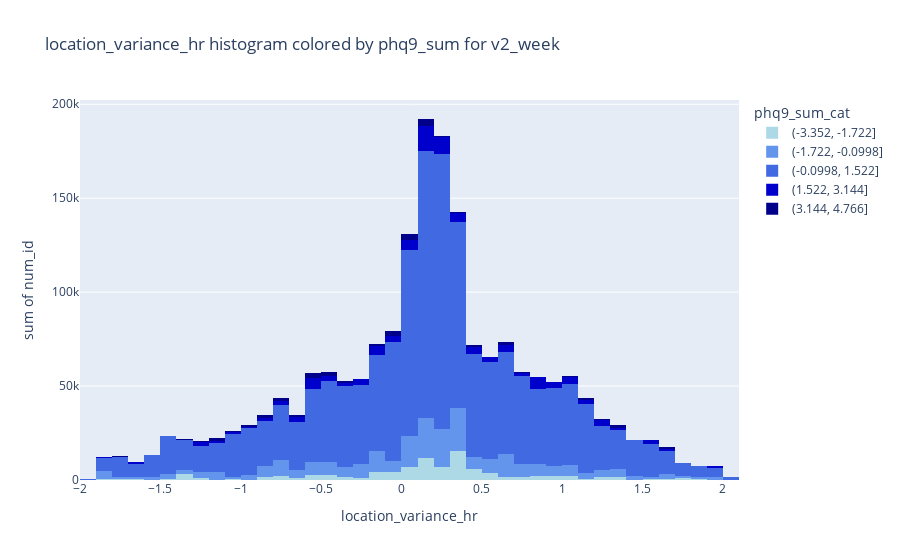
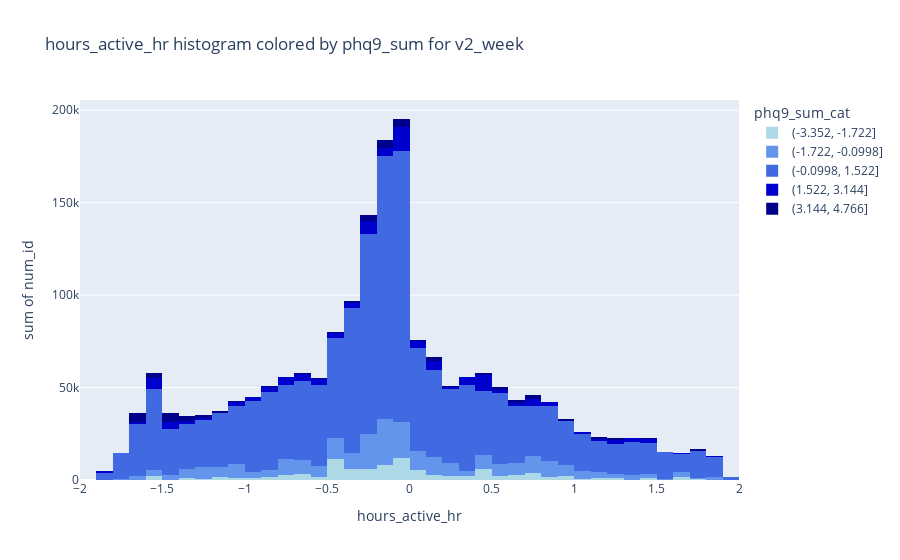
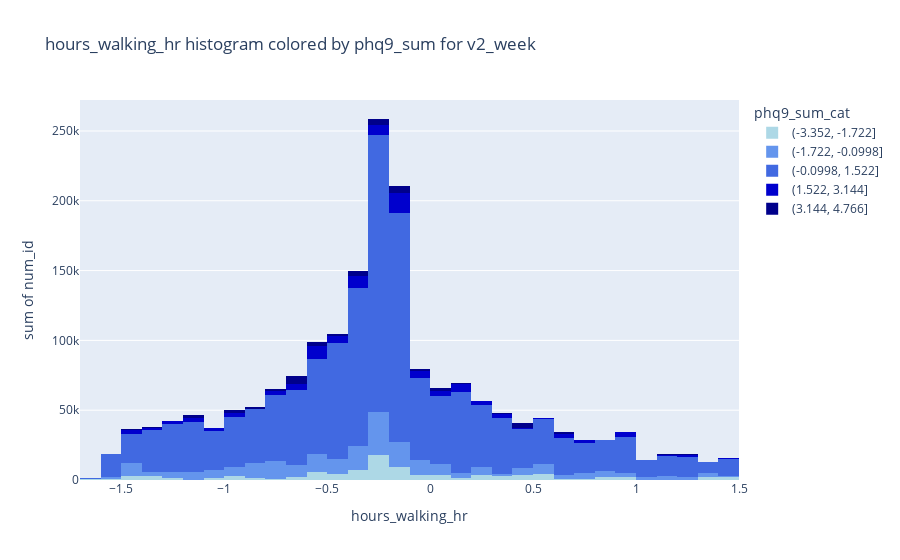
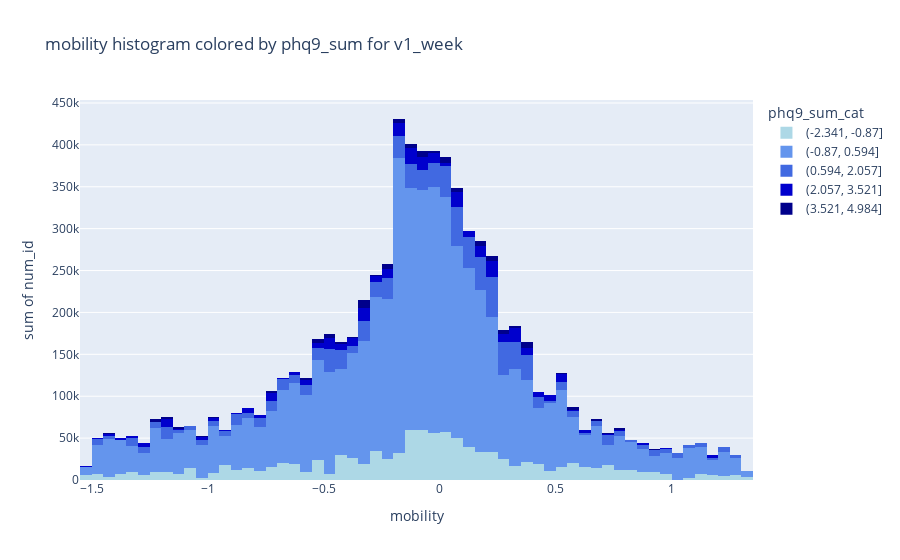

Source (notebook cell) for these figures, in order:
### Code cell
mobility_cols = ['location_variance_hr','hours_active_hr','hours_walking_hr','mobility','mobility_radius']
target = 'phq9_sum'
colors = {
    0: "rgb(173, 216, 230)",  # LightBlue
    1: "rgb(100, 149, 237)",  # CornflowerBlue
    2: "rgb(65, 105, 225)",   # RoyalBlue
    3: "rgb(0, 0, 205)",      # MediumBlue
    4: "rgb(0, 0, 139)"       # DarkBlue
}

for var in mobility_cols:
    for name in ['v1_week','v2_week']:
        df = pd.read_csv(os.path.join(brighten_dir, f'{name}_res.csv'))
        df[f'{target}_cat'] = pd.cut(df[target], bins=5)
        bin_labels = df[f'{target}_cat'].cat.categories  
        bin_sorted = bin_labels.sort_values()
        if var in df.columns and target in df.columns:
            df[var] = [float(i) for i in df[var].to_list()]
            df = df.copy()
            df_clean = drop_col_outliers_iqr(df, var)
            df_sorted = df_clean.sort_values(by=f'{target}_cat')
            #display(df_sorted)
            color_map = {
                bin_labels[0]: colors[0],
                bin_labels[1]: colors[1],
                bin_labels[2]: colors[2],
                bin_labels[3]: colors[3],
                bin_labels[4]: colors[4],
            }
            # labels_map = {
            #     bin_labels[0]: "low",
            #     bin_labels[1]: "medium low",
            #     bin_labels[2]: "medium",
            #     bin_labels[3]: "medium high",
            #     bin_labels[4]: "high",
            # }                                        


            fig = px.histogram(df_sorted, x=var, y='num_id', color=f'{target}_cat', color_discrete_map=color_map,
                                    category_orders={f"{target}_cat": [1, 2, 3, 4, 5]},# labels=labels_map,
                                    title=f'{var} histogram colored by {target} for {name}')
            fig.show()

### Figure 1 — Plotly figure (JSON) as saved in the notebook; plotly's stock layout.template omitted (floating-point values rounded to 4 significant figures; data arrays with more than 128 entries replaced by an {"elided": "..."} marker saying what was removed)
{"data": [{"bingroup": "x", "histfunc": "sum", "hovertemplate": "phq9_sum_cat=(-3.352, -1.722]<br>location_variance_hr=%{x}<br>sum of num_id=%{y}<extra></extra>", "legendgroup": "(-3.352, -1.722]", "marker": {"color": "rgb(173, 216, 230)", "pattern": {"shape": ""}}, "name": "(-3.352, -1.722]", "orientation": "v", "showlegend": true, "type": "histogram", "x": {"elided": "163 float values"}, "xaxis": "x", "y": {"elided": "163 float values"}, "yaxis": "y"}, {"bingroup": "x", "histfunc": "sum", "hovertemplate": "phq9_sum_cat=(-1.722, -0.0998]<br>location_variance_hr=%{x}<br>sum of num_id=%{y}<extra></extra>", "legendgroup": "(-1.722, -0.0998]", "marker": {"color": "rgb(100, 149, 237)", "pattern": {"shape": ""}}, "name": "(-1.722, -0.0998]", "orientation": "v", "showlegend": true, "type": "histogram", "x": {"elided": "383 float values"}, "xaxis": "x", "y": {"elided": "383 float values"}, "yaxis": "y"}, {"bingroup": "x", "histfunc": "sum", "hovertemplate": "phq9_sum_cat=(-0.0998, 1.522]<br>location_variance_hr=%{x}<br>sum of num_id=%{y}<extra></extra>", "legendgroup": "(-0.0998, 1.522]", "marker": {"color": "rgb(65, 105, 225)", "pattern": {"shape": ""}}, "name": "(-0.0998, 1.522]", "orientation": "v", "showlegend": true, "type": "histogram", "x": {"elided": "2300 float values"}, "xaxis": "x", "y": {"elided": "2300 float values"}, "yaxis": "y"}, {"bingroup": "x", "histfunc": "sum", "hovertemplate": "phq9_sum_cat=(1.522, 3.144]<br>location_variance_hr=%{x}<br>sum of num_id=%{y}<extra></extra>", "legendgroup": "(1.522, 3.144]", "marker": {"color": "rgb(0, 0, 205)", "pattern": {"shape": ""}}, "name": "(1.522, 3.144]", "orientation": "v", "showlegend": true, "type": "histogram", "x": {"elided": "141 float values"}, "xaxis": "x", "y": {"elided": "141 float values"}, "yaxis": "y"}, {"bingroup": "x", "histfunc": "sum", "hovertemplate": "phq9_sum_cat=(3.144, 4.766]<br>location_variance_hr=%{x}<br>sum of num_id=%{y}<extra></extra>", "legendgroup": "(3.144, 4.766]", "marker": {"color": "rgb(0, 0, 139)", "pattern": {"shape": ""}}, "name": "(3.144, 4.766]", "orientation": "v", "showlegend": true, "type": "histogram", "x": [-1.306, 0.3941, 0.1179, -1.143, 0.2493, -0.4601, 0.1832, 0.1614, 0.00889, 0.08859, 1.057, -0.3566, -1.272, 1.388, -0.1041, 0.4426, -0.6451, -0.866, -0.5658, -0.9866, 0.1361, 0.1461, 1.137, 0.6985, -0.0816, 1.981, -0.06272, 0.8087, -1.135, 0.1414, 1.248, 1.367, -0.001269, 1.482, 0.07522, 0.04188, 0.01505, 1.642, 0.6397, -0.8685, -1.797, 0.1681, 0.4183, -0.5411, -0.05483, -0.7647, 0.08097, 0.05044, -1.031, -0.5309, 0.7498, -0.7479, -0.4259, 0.1701], "xaxis": "x", "y": [415.0, 881.0, 823.0, 578.0, 891.0, 1064.0, 304.0, 466.0, 255.0, 466.0, 917.0, 803.0, 800.0, 917.0, 1039.0, 1039.0, 1072.0, 1072.0, 997.0, 1064.0, 466.0, 466.0, 1032.0, 1032.0, 213.0, 304.0, 1031.0, 313.0, 1031.0, 318.0, 304.0, 304.0, 1031.0, 304.0, 323.0, 323.0, 323.0, 1032.0, 241.0, 304.0, 1031.0, 341.0, 304.0, 834.0, 386.0, 762.0, 868.0, 692.0, 868.0, 868.0, 670.0, 1064.0, 1031.0, 801.0], "yaxis": "y"}], "layout": {"barmode": "relative", "legend": {"title": {"text": "phq9_sum_cat"}, "tracegroupgap": 0}, "title": {"text": "location_variance_hr histogram colored by phq9_sum for v2_week"}, "xaxis": {"anchor": "y", "domain": [0, 1], "title": {"text": "location_variance_hr"}}, "yaxis": {"anchor": "x", "domain": [0, 1], "title": {"text": "sum of num_id"}}}}

### Figure 2 — Plotly figure (JSON) as saved in the notebook; plotly's stock layout.template omitted (floating-point values rounded to 4 significant figures; data arrays with more than 128 entries replaced by an {"elided": "..."} marker saying what was removed)
{"data": [{"bingroup": "x", "histfunc": "sum", "hovertemplate": "phq9_sum_cat=(-3.352, -1.722]<br>hours_active_hr=%{x}<br>sum of num_id=%{y}<extra></extra>", "legendgroup": "(-3.352, -1.722]", "marker": {"color": "rgb(173, 216, 230)", "pattern": {"shape": ""}}, "name": "(-3.352, -1.722]", "orientation": "v", "showlegend": true, "type": "histogram", "x": {"elided": "167 float values"}, "xaxis": "x", "y": {"elided": "167 float values"}, "yaxis": "y"}, {"bingroup": "x", "histfunc": "sum", "hovertemplate": "phq9_sum_cat=(-1.722, -0.0998]<br>hours_active_hr=%{x}<br>sum of num_id=%{y}<extra></extra>", "legendgroup": "(-1.722, -0.0998]", "marker": {"color": "rgb(100, 149, 237)", "pattern": {"shape": ""}}, "name": "(-1.722, -0.0998]", "orientation": "v", "showlegend": true, "type": "histogram", "x": {"elided": "384 float values"}, "xaxis": "x", "y": {"elided": "384 float values"}, "yaxis": "y"}, {"bingroup": "x", "histfunc": "sum", "hovertemplate": "phq9_sum_cat=(-0.0998, 1.522]<br>hours_active_hr=%{x}<br>sum of num_id=%{y}<extra></extra>", "legendgroup": "(-0.0998, 1.522]", "marker": {"color": "rgb(65, 105, 225)", "pattern": {"shape": ""}}, "name": "(-0.0998, 1.522]", "orientation": "v", "showlegend": true, "type": "histogram", "x": {"elided": "2325 float values"}, "xaxis": "x", "y": {"elided": "2325 float values"}, "yaxis": "y"}, {"bingroup": "x", "histfunc": "sum", "hovertemplate": "phq9_sum_cat=(1.522, 3.144]<br>hours_active_hr=%{x}<br>sum of num_id=%{y}<extra></extra>", "legendgroup": "(1.522, 3.144]", "marker": {"color": "rgb(0, 0, 205)", "pattern": {"shape": ""}}, "name": "(1.522, 3.144]", "orientation": "v", "showlegend": true, "type": "histogram", "x": {"elided": "147 float values"}, "xaxis": "x", "y": {"elided": "147 float values"}, "yaxis": "y"}, {"bingroup": "x", "histfunc": "sum", "hovertemplate": "phq9_sum_cat=(3.144, 4.766]<br>hours_active_hr=%{x}<br>sum of num_id=%{y}<extra></extra>", "legendgroup": "(3.144, 4.766]", "marker": {"color": "rgb(0, 0, 139)", "pattern": {"shape": ""}}, "name": "(3.144, 4.766]", "orientation": "v", "showlegend": true, "type": "histogram", "x": [-0.3053, 0.8346, -0.02652, 1.756, 0.1382, -0.06049, 0.2745, -0.1646, -0.2321, 0.6341, -0.2216, 0.2461, 0.1323, -0.01419, 1.429, 0.5006, -0.4567, 0.703, -0.2303, -0.00249, 0.03504, -0.1296, -1.085, -1.498, -0.1374, 0.16, -0.6019, -1.463, -0.005821, 1.242, -0.1202, -1.359, -0.3754, -0.2747, 0.5656, -1.508, -0.07731, 0.001635, -0.04846, -1.598, -1.686, -1.466, -0.05014, -1.498, 0.7909, 0.9588, -1.167, -1.354, -0.1079, -1.596, 1.11, -1.285, -0.8721, -1.672, 0.6052, -1.672, -1.427, -0.5374, -1.672, -1.252, -1.672, -1.519, -1.328, 0.4049, -0.1784, -0.06085], "xaxis": "x", "y": [536.0, 313.0, 466.0, 997.0, 386.0, 466.0, 304.0, 304.0, 881.0, 304.0, 304.0, 304.0, 304.0, 466.0, 670.0, 917.0, 304.0, 917.0, 823.0, 466.0, 241.0, 868.0, 1064.0, 1072.0, 956.0, 1064.0, 692.0, 578.0, 803.0, 1039.0, 1039.0, 800.0, 213.0, 801.0, 762.0, 415.0, 323.0, 323.0, 323.0, 840.0, 868.0, 868.0, 834.0, 1072.0, 1064.0, 1032.0, 1072.0, 1072.0, 318.0, 396.0, 1064.0, 1064.0, 255.0, 1031.0, 1032.0, 1031.0, 1031.0, 692.0, 1031.0, 800.0, 1031.0, 692.0, 800.0, 1032.0, 891.0, 341.0], "yaxis": "y"}], "layout": {"barmode": "relative", "legend": {"title": {"text": "phq9_sum_cat"}, "tracegroupgap": 0}, "title": {"text": "hours_active_hr histogram colored by phq9_sum for v2_week"}, "xaxis": {"anchor": "y", "domain": [0, 1], "title": {"text": "hours_active_hr"}}, "yaxis": {"anchor": "x", "domain": [0, 1], "title": {"text": "sum of num_id"}}}}

### Figure 3 — Plotly figure (JSON) as saved in the notebook; plotly's stock layout.template omitted (floating-point values rounded to 4 significant figures; data arrays with more than 128 entries replaced by an {"elided": "..."} marker saying what was removed)
{"data": [{"bingroup": "x", "histfunc": "sum", "hovertemplate": "phq9_sum_cat=(-3.352, -1.722]<br>hours_walking_hr=%{x}<br>sum of num_id=%{y}<extra></extra>", "legendgroup": "(-3.352, -1.722]", "marker": {"color": "rgb(173, 216, 230)", "pattern": {"shape": ""}}, "name": "(-3.352, -1.722]", "orientation": "v", "showlegend": true, "type": "histogram", "x": {"elided": "161 float values"}, "xaxis": "x", "y": {"elided": "161 float values"}, "yaxis": "y"}, {"bingroup": "x", "histfunc": "sum", "hovertemplate": "phq9_sum_cat=(-1.722, -0.0998]<br>hours_walking_hr=%{x}<br>sum of num_id=%{y}<extra></extra>", "legendgroup": "(-1.722, -0.0998]", "marker": {"color": "rgb(100, 149, 237)", "pattern": {"shape": ""}}, "name": "(-1.722, -0.0998]", "orientation": "v", "showlegend": true, "type": "histogram", "x": {"elided": "366 float values"}, "xaxis": "x", "y": {"elided": "366 float values"}, "yaxis": "y"}, {"bingroup": "x", "histfunc": "sum", "hovertemplate": "phq9_sum_cat=(-0.0998, 1.522]<br>hours_walking_hr=%{x}<br>sum of num_id=%{y}<extra></extra>", "legendgroup": "(-0.0998, 1.522]", "marker": {"color": "rgb(65, 105, 225)", "pattern": {"shape": ""}}, "name": "(-0.0998, 1.522]", "orientation": "v", "showlegend": true, "type": "histogram", "x": {"elided": "2259 float values"}, "xaxis": "x", "y": {"elided": "2259 float values"}, "yaxis": "y"}, {"bingroup": "x", "histfunc": "sum", "hovertemplate": "phq9_sum_cat=(1.522, 3.144]<br>hours_walking_hr=%{x}<br>sum of num_id=%{y}<extra></extra>", "legendgroup": "(1.522, 3.144]", "marker": {"color": "rgb(0, 0, 205)", "pattern": {"shape": ""}}, "name": "(1.522, 3.144]", "orientation": "v", "showlegend": true, "type": "histogram", "x": {"elided": "138 float values"}, "xaxis": "x", "y": {"elided": "138 float values"}, "yaxis": "y"}, {"bingroup": "x", "histfunc": "sum", "hovertemplate": "phq9_sum_cat=(3.144, 4.766]<br>hours_walking_hr=%{x}<br>sum of num_id=%{y}<extra></extra>", "legendgroup": "(3.144, 4.766]", "marker": {"color": "rgb(0, 0, 139)", "pattern": {"shape": ""}}, "name": "(3.144, 4.766]", "orientation": "v", "showlegend": true, "type": "histogram", "x": [0.3774, -0.1548, -0.1689, -0.9127, -0.9101, -0.2741, 0.3299, -0.1802, -0.654, -0.177, -0.9449, -0.108, -1.175, -1.14, 0.0004672, -0.1718, -0.1323, -0.07166, 0.171, 0.6635, -0.1846, -0.8396, 0.07257, -1.115, -0.2595, -1.152, 0.4581, -0.8867, -0.5086, -0.2014, -0.1697, -0.1611, -0.2688, -0.3099, -0.5658, -0.7236, -0.9101, -0.1695, -0.2094, -0.2211, -1.377, -0.7112, -0.6258, 0.0877, -0.6091, -0.2992, -1.417, -0.09619, -0.3256, -0.4144, -0.1521, -0.6406, -0.6161, -0.3977, -0.6319, 1.173, 0.4255, 0.4576, 1.254, -0.5169, -0.6985, 0.05142], "xaxis": "x", "y": [692.0, 323.0, 323.0, 692.0, 304.0, 304.0, 304.0, 255.0, 304.0, 341.0, 313.0, 318.0, 536.0, 304.0, 762.0, 304.0, 323.0, 1064.0, 670.0, 1039.0, 868.0, 868.0, 868.0, 881.0, 891.0, 578.0, 917.0, 415.0, 1064.0, 466.0, 466.0, 466.0, 1072.0, 1072.0, 1072.0, 1072.0, 1064.0, 466.0, 396.0, 213.0, 840.0, 800.0, 800.0, 241.0, 800.0, 801.0, 803.0, 386.0, 1031.0, 1031.0, 823.0, 1031.0, 1031.0, 1031.0, 1064.0, 834.0, 1032.0, 1032.0, 1032.0, 956.0, 692.0, 304.0], "yaxis": "y"}], "layout": {"barmode": "relative", "legend": {"title": {"text": "phq9_sum_cat"}, "tracegroupgap": 0}, "title": {"text": "hours_walking_hr histogram colored by phq9_sum for v2_week"}, "xaxis": {"anchor": "y", "domain": [0, 1], "title": {"text": "hours_walking_hr"}}, "yaxis": {"anchor": "x", "domain": [0, 1], "title": {"text": "sum of num_id"}}}}

### Figure 4 — Plotly figure (JSON) as saved in the notebook; plotly's stock layout.template omitted (floating-point values rounded to 4 significant figures; data arrays with more than 128 entries replaced by an {"elided": "..."} marker saying what was removed)
{"data": [{"bingroup": "x", "histfunc": "sum", "hovertemplate": "phq9_sum_cat=(-2.341, -0.87]<br>mobility=%{x}<br>sum of num_id=%{y}<extra></extra>", "legendgroup": "(-2.341, -0.87]", "marker": {"color": "rgb(173, 216, 230)", "pattern": {"shape": ""}}, "name": "(-2.341, -0.87]", "orientation": "v", "showlegend": true, "type": "histogram", "x": {"elided": "764 float values"}, "xaxis": "x", "y": {"elided": "764 float values"}, "yaxis": "y"}, {"bingroup": "x", "histfunc": "sum", "hovertemplate": "phq9_sum_cat=(-0.87, 0.594]<br>mobility=%{x}<br>sum of num_id=%{y}<extra></extra>", "legendgroup": "(-0.87, 0.594]", "marker": {"color": "rgb(100, 149, 237)", "pattern": {"shape": ""}}, "name": "(-0.87, 0.594]", "orientation": "v", "showlegend": true, "type": "histogram", "x": {"elided": "3713 float values"}, "xaxis": "x", "y": {"elided": "3713 float values"}, "yaxis": "y"}, {"bingroup": "x", "histfunc": "sum", "hovertemplate": "phq9_sum_cat=(0.594, 2.057]<br>mobility=%{x}<br>sum of num_id=%{y}<extra></extra>", "legendgroup": "(0.594, 2.057]", "marker": {"color": "rgb(65, 105, 225)", "pattern": {"shape": ""}}, "name": "(0.594, 2.057]", "orientation": "v", "showlegend": true, "type": "histogram", "x": {"elided": "547 float values"}, "xaxis": "x", "y": {"elided": "547 float values"}, "yaxis": "y"}, {"bingroup": "x", "histfunc": "sum", "hovertemplate": "phq9_sum_cat=(2.057, 3.521]<br>mobility=%{x}<br>sum of num_id=%{y}<extra></extra>", "legendgroup": "(2.057, 3.521]", "marker": {"color": "rgb(0, 0, 205)", "pattern": {"shape": ""}}, "name": "(2.057, 3.521]", "orientation": "v", "showlegend": true, "type": "histogram", "x": {"elided": "221 float values"}, "xaxis": "x", "y": {"elided": "221 float values"}, "yaxis": "y"}, {"bingroup": "x", "histfunc": "sum", "hovertemplate": "phq9_sum_cat=(3.521, 4.984]<br>mobility=%{x}<br>sum of num_id=%{y}<extra></extra>", "legendgroup": "(3.521, 4.984]", "marker": {"color": "rgb(0, 0, 139)", "pattern": {"shape": ""}}, "name": "(3.521, 4.984]", "orientation": "v", "showlegend": true, "type": "histogram", "x": [0.7574, 0.7983, 0.2634, -0.08912, 0.5439, -0.4081, 0.6603, -0.3099, -0.07187, -1.434, -0.3479, -0.0505, 0.9488, -0.3104, -1.168, -0.4513, 0.2534, 0.3604, 0.01437, 0.2401, -0.2307, 0.2262, -0.5266, -0.2228, 0.3016, 0.0247, -1.21, 0.5624, 0.1937, 0.02034, -0.5337, -0.3782, -0.1059, -0.1163, -0.1224, 0.3304, -0.1844, 0.5999, 0.39, -0.4686, -0.5258, 0.03973, 0.1521, 0.09644, 0.1998, -0.312, 0.1942, -0.238, -0.1934, 0.2303, 0.06753, -1.011, -1.238, 0.2034, -0.1046, -0.8027, -0.4114, -0.7237, 0.5455, -0.9954, -0.5893, -0.07887, -0.004739, -0.1708, 0.7035, 0.1488, -0.1174, 0.3502, -0.03202, -1.105, 0.3875, 0.2515, -0.3272, 0.09095, -1.156, 0.2788, -0.2539, 0.0939, 0.2491, -0.4875, -0.2365], "xaxis": "x", "y": [1676.0, 1542.0, 1830.0, 1540.0, 140.0, 1830.0, 1379.0, 1540.0, 1830.0, 1379.0, 1972.0, 1972.0, 1489.0, 1540.0, 1541.0, 1489.0, 1540.0, 1831.0, 1830.0, 1489.0, 1363.0, 1676.0, 1984.0, 1858.0, 158.0, 1282.0, 2061.0, 1630.0, 1757.0, 2068.0, 1277.0, 1277.0, 1277.0, 1871.0, 1277.0, 1871.0, 1660.0, 1872.0, 1753.0, 1656.0, 1874.0, 1251.0, 1251.0, 29.0, 1251.0, 1874.0, 1653.0, 1909.0, 1653.0, 45.0, 1282.0, 1419.0, 2061.0, 1282.0, 12.0, 12.0, 12.0, 1884.0, 1605.0, 1884.0, 1943.0, 1899.0, 1673.0, 1525.0, 1525.0, 67.0, 148.0, 1785.0, 19.0, 2041.0, 1449.0, 1858.0, 1858.0, 2051.0, 1296.0, 60.0, 1662.0, 1630.0, 1662.0, 1282.0, 1543.0], "yaxis": "y"}], "layout": {"barmode": "relative", "legend": {"title": {"text": "phq9_sum_cat"}, "tracegroupgap": 0}, "title": {"text": "mobility histogram colored by phq9_sum for v1_week"}, "xaxis": {"anchor": "y", "domain": [0, 1], "title": {"text": "mobility"}}, "yaxis": {"anchor": "x", "domain": [0, 1], "title": {"text": "sum of num_id"}}}}
